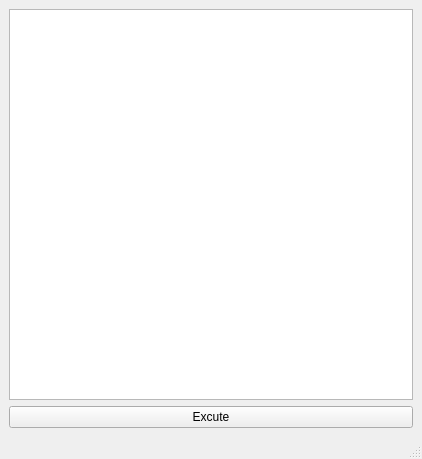
<?xml version="1.0" encoding="UTF-8"?>
<ui version="4.0">
 <class>MainWindow</class>
 <widget class="QMainWindow" name="MainWindow">
  <property name="geometry">
   <rect>
    <x>0</x>
    <y>0</y>
    <width>422</width>
    <height>459</height>
   </rect>
  </property>
  <property name="windowTitle">
   <string>MainWindow</string>
  </property>
  <widget class="QWidget" name="centralwidget">
   <layout class="QGridLayout" name="gridLayout">
    <item row="0" column="0">
     <layout class="QVBoxLayout" name="verticalLayout">
      <item>
       <widget class="QPlainTextEdit" name="sql_text"/>
      </item>
      <item>
       <widget class="QPushButton" name="sql_excute">
        <property name="text">
         <string>Excute</string>
        </property>
       </widget>
      </item>
     </layout>
    </item>
   </layout>
  </widget>
  <widget class="QMenuBar" name="menubar">
   <property name="geometry">
    <rect>
     <x>0</x>
     <y>0</y>
     <width>422</width>
     <height>22</height>
    </rect>
   </property>
  </widget>
  <widget class="QStatusBar" name="statusbar"/>
 </widget>
 <resources/>
 <connections/>
</ui>
